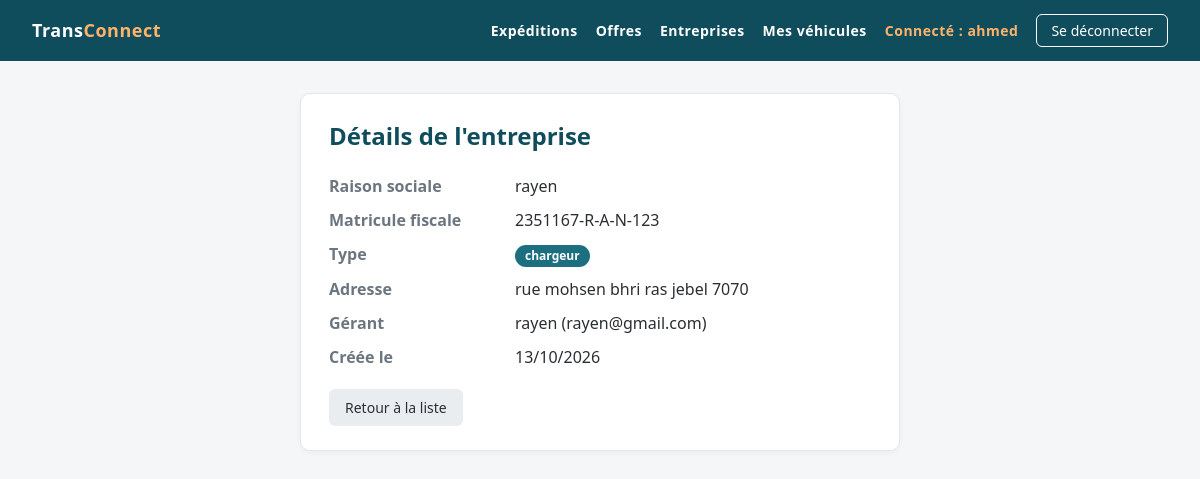
Page /entreprises/entreprises/1/ (signed in) on the committed database.
### EntreprisesApp/models.py (models this page shows, shortened)
class Utilisateur(AbstractUser):
    user_id=models.CharField(max_length=8, primary_key=True)
    email=models.EmailField(unique=True, validators=[validate_email])
    role=models.CharField(max_length=20, choices=[
        ('admin','Administrateur'),
        ('char','Chargeur'),
        ('trans','Transporteur'),
    ], default='char')
    telephone=models.CharField(max_length=15, null=True, blank=True)
    created_at=models.DateTimeField(auto_now_add=True)
    updated_at=models.DateTimeField(auto_now=True)

class Entreprise(models.Model):
    raison_sociale = models.CharField(max_length=200 , null=False, blank=False)
    matricule_fiscale = models.CharField(max_length=17, unique=True, validators=[matricule_fiscal_validator])
    type_entreprise = models.CharField(max_length=100, choices= [
        ('char','chargeur'),
        ('trans','transporteur'),
    ] , default='char')
    adresse =models.TextField(validators=[MinLengthValidator(20, "Adresse doit contenir au moins 10 caractères"), MaxLengthValidator(200, "Adresse ne doit pas dépasser 200 caractères")])
    created_at = models.DateTimeField(auto_now_add=True)
    updated_at = models.DateTimeField(auto_now=True)
    gerant = models.OneToOneField(Utilisateur, on_delete=models.CASCADE, related_name='entreprise')

### EntreprisesApp/views.py (the view)
# urls.py: path('entreprises/<int:pk>/', Entreprise_detail.as_view(), name='entreprise_detail'),
class Entreprise_detail(DetailView):
    model = Entreprise
    template_name = 'entreprise/detail.html'
    context_object_name = 'ent'

### templates/entreprise/detail.html (shortened to what this page needs)
{% extends 'base.html' %}
{% block content %}
<div class="card narrow">
    <h1>Détails de l'entreprise</h1>
    <dl class="details">
        <dt>Raison sociale</dt>    <dd>{{ ent.raison_sociale }}</dd>
        <dt>Matricule fiscale</dt> <dd>{{ ent.matricule_fiscale }}</dd>
        <dt>Type</dt>              <dd><span class="badge badge-{{ ent.type_entreprise }}">{{ ent.get_type_entreprise_display }}</span></dd>
        <dt>Adresse</dt>           <dd>{{ ent.adresse|linebreaksbr }}</dd>
        <dt>Gérant</dt>            <dd>{{ ent.gerant }}{% if ent.gerant.email %} ({{ ent.gerant.email }}){% endif %}</dd>
        <dt>Créée le</dt>          <dd>{{ ent.created_at|date:"d/m/Y" }}</dd>
    </dl>
    <div class="actions">
        <a class="btn btn-light" href="{% url 'entreprises:entreprise_list' %}">Retour à la liste</a>
    </div>
</div>
{% endblock %}

### templates/base.html (shortened to what this page needs)
{% load static %}
<!DOCTYPE html>
<html lang="fr">
<head>
    <link rel="stylesheet" href="{% static 'css/style.css' %}">
</head>
<body>
    <div class="topbar">
        <a class="brand" href="{% url 'home' %}">Trans<span>Connect</span></a>
        <nav>
            <a href="{% url 'expeditions:expedition_list' %}">Expéditions</a>
            <a href="{% url 'offres:offre_list' %}">Offres</a>
            <a href="{% url 'entreprises:entreprise_list' %}">Entreprises</a>
            {% if user.is_authenticated %}
                {% if user.entreprise.type_entreprise == 'char' %}
                    <a href="{% url 'expeditions:expedition_create' %}">Publier une expédition</a>
                {% elif user.entreprise.type_entreprise == 'trans' %}
                    <a href="{% url 'vehicules:vehicule_list' %}">Mes véhicules</a>
                {% else %}
                    <a href="{% url 'entreprises:entreprise_create' %}">Créer mon entreprise</a>
                {% endif %}
                <a class="nav-user" href="{% url 'profil' %}">Connecté : {{ user.username }}</a>
                <form method="post" action="{% url 'logout' %}">
                    <button type="submit">Se déconnecter</button>
                </form>
            {% else %}
                <a href="{% url 'login' %}">Se connecter</a>
                <a href="{% url 'inscription' %}">Créer un compte</a>
            {% endif %}
        </nav>
    </div>
    <div class="container">
        {% block content %}{% endblock %}
    </div>
</body>
</html>

### static/css/style.css (style rules this page uses)
:root { --primary: #0f4c5c; --primary-light: #1b6f80; --accent: #e36414; --bg: #f4f6f8; --card: #ffffff; --text: #2b2f33; --muted: #6b7680; --border: #e3e7eb; --danger: #c0392b; --radius: 10px; }
* { box-sizing: border-box; }
body { margin: 0; font-family: "Segoe UI", Roboto, Arial, sans-serif; background: var(--bg); color: var(--text); line-height: 1.5; }
.topbar { background: var(--primary); color: #fff; padding: 14px 32px; font-weight: 600; font-size: 18px; letter-spacing: .5px; }
.topbar span { color: #ffb36b; }
.container { max-width: 1100px; margin: 32px auto; padding: 0 20px; }
.card { background: var(--card); border: 1px solid var(--border); border-radius: var(--radius); padding: 24px 28px; box-shadow: 0 2px 6px rgba(0, 0, 0, .04); }
.card.narrow { max-width: 600px; margin: 0 auto; }
h1 { margin: 0 0 20px; font-size: 24px; color: var(--primary); }
a { color: var(--primary-light); text-decoration: none; }
.btn, button { display: inline-block; padding: 8px 16px; border: none; border-radius: 6px; font-size: 14px; font-family: inherit; cursor: pointer; background: var(--primary); color: #fff; transition: background .15s; }
.btn-light { background: #e9edf0; color: var(--text); }
.actions { display: flex; gap: 10px; margin-top: 20px; }
.badge { display: inline-block; padding: 2px 10px; border-radius: 12px; font-size: 12px; font-weight: 600; color: #fff; background: var(--muted); }
.badge-char { background: #1b6f80; }
.details { display: grid; grid-template-columns: 170px 1fr; gap: 10px 16px; margin: 0; }
.details dt { color: var(--muted); font-weight: 600; }
.details dd { margin: 0; }
.topbar { display: flex; justify-content: space-between; align-items: center; }
.topbar a { color: #fff; text-decoration: none; }
.topbar nav { display: flex; align-items: center; gap: 18px; font-size: 14px; }
.topbar nav form { margin: 0; }
.topbar nav button { padding: 6px 14px; font-size: 14px; border: 1px solid #fff; }
.topbar .nav-user { color: #ffb36b; }

### rows in the picture
Utilisateur: username "ahmed"
Entreprise: raison_sociale "rayen", matricule_fiscale "2351167-R-A-N-123", type_entreprise "chargeur", adresse "rue mohsen bhri ras jebel 7070", gerant "rayen", gerant.email "rayen@gmail.com", created_at "13/10/2026"
